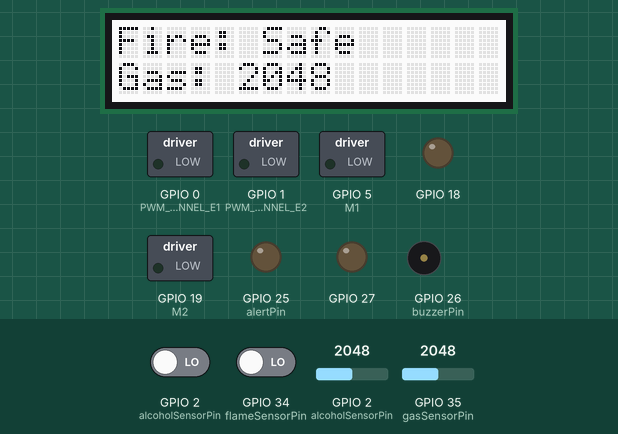
Recording of a sketch running on a simulated ESP32. Parts: 16×2 character LCD, switched loads named in the sketch (green lamp = pin HIGH), output pins drawn as LEDs (lit = HIGH), buzzer (waves = sounding, pin HIGH). Inputs (shaded band) come from the test bench; at power-on: GPIO 34 (flameSensorPin) LOW, GPIO 35 (gasSensorPin) = 2048, GPIO 2 (alcoholSensorPin) LOW, GPIO 2 (alcoholSensorPin) = 2048. WiFi joins after 1.5 s; servers stay silent unless stated; what the sketch prints to the serial monitor is not drawn.

Above: at 7.3 s.
7.4 s: GPIO 34 (flameSensorPin) driven HIGH
At 10.8 s:
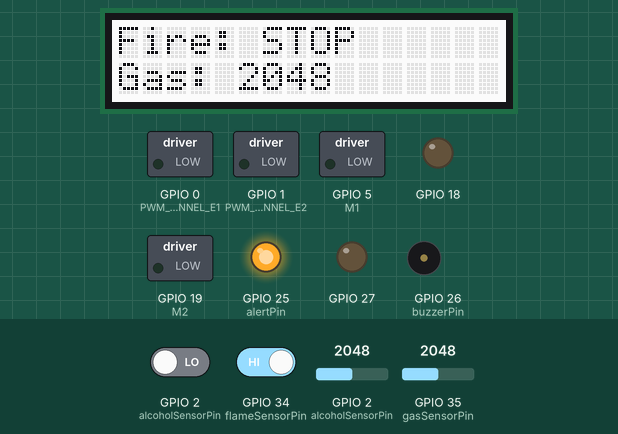
12.0 s: GPIO 34 (flameSensorPin) driven LOW
At 15.1 s:
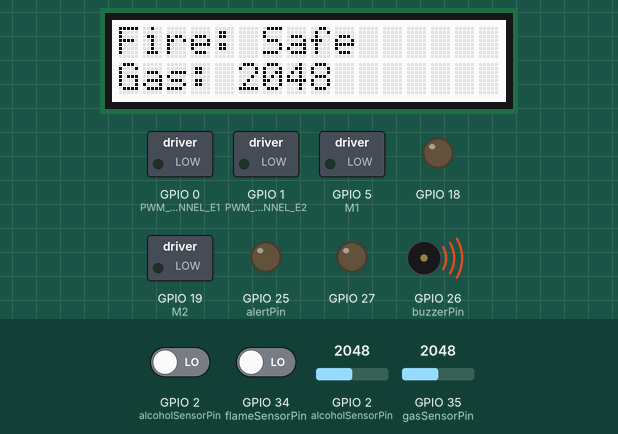
15.5 s: GPIO 35 (gasSensorPin) set to 430
At 17.9 s:
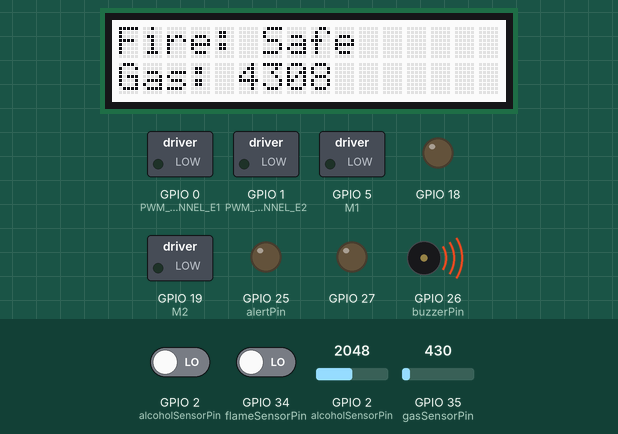
18.2 s: GPIO 35 (gasSensorPin) set to 382
At 20.5 s:
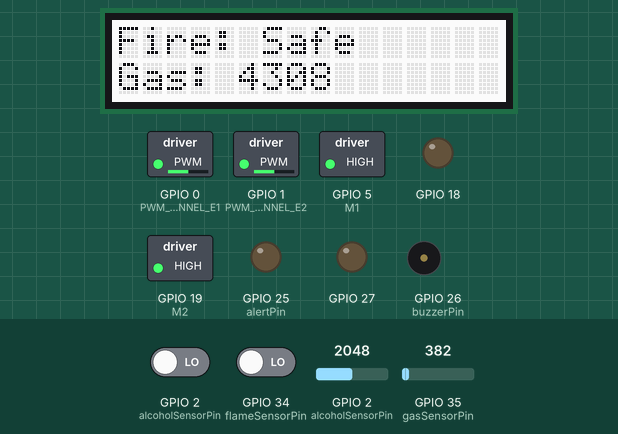
20.8 s: GPIO 34 (flameSensorPin) driven HIGH
At 24.7 s:
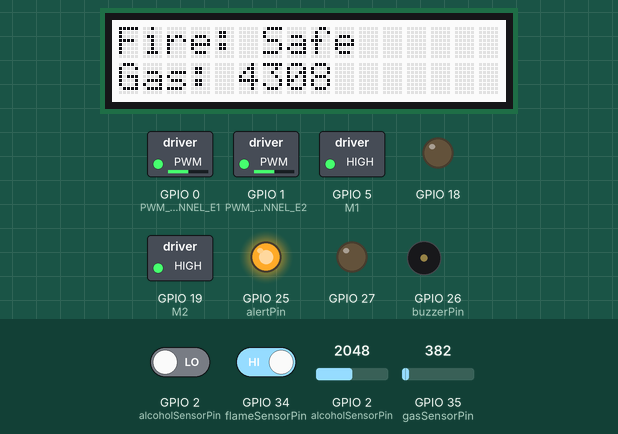
25.4 s: GPIO 35 (gasSensorPin) set to 491
At 26.6 s:
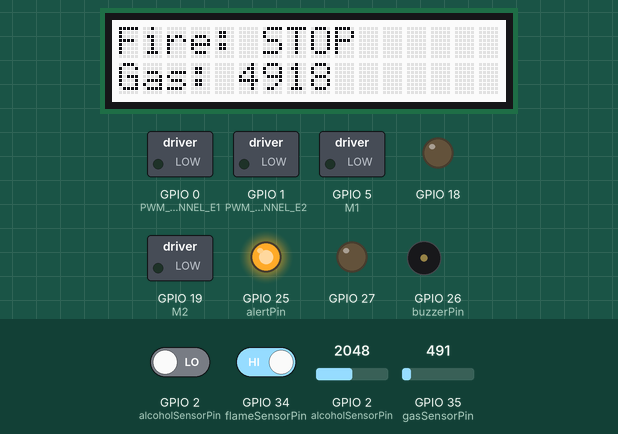
Timing chart, 0 to 30.6 s (numbered marks = the images above; inputs shaded):
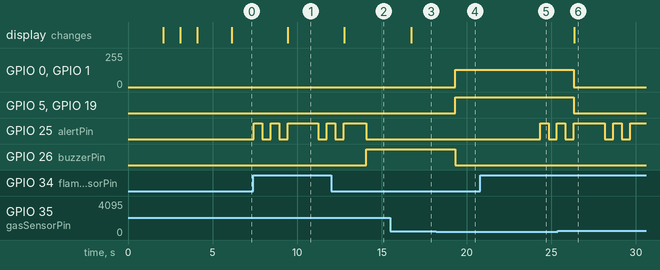

Measured:
- the behaviour switches between 401 and 400 on GPIO 35 (gasSensorPin) (found by bisection; images 3 and 4)
- after the input at 7.4 s, GPIO 25 (alertPin): goes HIGH 0.50 s, LOW 0.50 s, HIGH 0.50 s, LOW 0.50 s, HIGH 1.8 s, LOW 0.50 s, then HIGH, starting at once; GPIO 26 (buzzerPin): stays LOW (without the input it goes to HIGH after 0.02 s); the display: changes after 2.0 s (image 1)
- after the input at 12.0 s, GPIO 26 (buzzerPin): LOW → HIGH after 2.1 s; the display: changes after 0.76 s (image 2)
- after the input at 15.5 s, the display: changes after 1.2 s (image 3)
- after the input at 18.2 s, GPIO 0 (PWM_CHANNEL_E1), GPIO 1 (PWM_CHANNEL_E2): 0/255 → 128/255 after 1.1 s; GPIO 5 (M1), GPIO 19 (M2): LOW → HIGH after 1.1 s; GPIO 26 (buzzerPin): HIGH → LOW after 1.1 s
- after the input at 20.8 s, GPIO 5 (M1), GPIO 19 (M2): stays HIGH (without the input it goes to LOW after 3.5 s); GPIO 25 (alertPin): LOW → HIGH after 3.5 s, → LOW 0.50 s later, → HIGH 0.50 s later
- after the input at 25.4 s, the display: changes after 0.96 s (image 6)

The sketch:

thingspeakintegrationfinal.ino
```cpp
#include <WiFi.h>
#include <ThingSpeak.h>
#include "rgb_lcd.h"

// Define Motor Control Pins
#define M1  5   // Motor 1 control pin (Direction)
#define E1  18  // Motor 1 enable pin (PWM for speed)
#define M2  19  // Motor 2 control pin (Direction)
#define E2  27  // Motor 2 enable pin (PWM for speed)

// Sensor Pin Definitions
const int flameSensorPin = 34;    // Pin connected to flame sensor OUT
const int gasSensorPin = 35;      // Analog pin connected to MQ2 sensor (AO pin)
const int alertPin = 25;          // Pin connected to LED for flame and alcohol detection
const int buzzerPin = 26;         // Pin connected to buzzer for gas
const int alcoholSensorPin = 2;   // Pin connected to MQ3 alcohol sensor

// Threshold value for gas detection
const int gasThreshold = 400;     // Adjust based on environment and gas level

// PWM parameters
#define PWM_FREQ     5000 // Frequency for PWM
#define PWM_RES      8    // 8-bit resolution (0-255)
#define PWM_CHANNEL_E1 0  // PWM channel for Motor 1 (E1)
#define PWM_CHANNEL_E2 1  // PWM channel for Motor 2 (E2)

// LCD Library
rgb_lcd lcd;

// WiFi & ThingSpeak initialisation
const char* ssid = "g00428601@atuwifi.ie";
const char* password = "nEdfx45xn@vc";
unsigned long channelID = 2786014;
const char* writeAPIKey = "JQZV5488PE5ZU0GH"; // authenticate and authorise API requests

WiFiClient client; // client object that handles network communication

void setup() {
  // Motor Control Setup
  Serial.begin(115200);
  pinMode(M1, OUTPUT);
  pinMode(M2, OUTPUT);

  // Set up PWM for motor speed control
  ledcAttach(PWM_CHANNEL_E1, PWM_FREQ, PWM_RES);
  ledcAttach(PWM_CHANNEL_E2, PWM_FREQ, PWM_RES);
  ledcAttachChannel(E1, PWM_FREQ, PWM_RES, PWM_CHANNEL_E1);
  ledcAttachChannel(E2, PWM_FREQ, PWM_RES, PWM_CHANNEL_E2);

  stopMotors();

  // Sensor Setup
  pinMode(flameSensorPin, INPUT);
  pinMode(gasSensorPin, INPUT);
  pinMode(alcoholSensorPin, INPUT);
  pinMode(alertPin, OUTPUT);
  pinMode(buzzerPin, OUTPUT);
  digitalWrite(alertPin, LOW);
  digitalWrite(buzzerPin, LOW);

  // LCD Setup
  lcd.begin(16, 2);
  lcd.print("Initialising...");
  delay(2000);
  lcd.clear();

  // Alcohol Detection upon initialisation of system
  bool alcoholDetected = digitalRead(alcoholSensorPin);
  if (alcoholDetected) {
    lcd.print("Alcohol Detected");
    delay(1000);
    lcd.clear();
    lcd.print("System Shutdown.");
    Serial.println("Alcohol Detected! System Shutdown");
    digitalWrite(alertPin, HIGH);
    stopMotors(); // Stop motors if alcohol detected
    while (true) {
      delay(1000);
    }
  } else {
    lcd.print("Safe");
    delay(1000);
    lcd.clear();
    lcd.print("System Active.");
    Serial.println("Safe! System Active.");
    digitalWrite(alertPin, LOW);
    delay(1000);
    lcd.clear();
  }

  // WiFi Setup and ThingSpeak initialisation
  WiFi.begin(ssid, password);
  while (WiFi.status() != WL_CONNECTED) {
    delay(1000);
    Serial.println("Connecting to WiFi...");
  }
  Serial.println("Connected to WiFi!");
  ThingSpeak.begin(client);
}

void loop() {
  // Read the sensors
  int alcoholLevel = analogRead(alcoholSensorPin);  // Reads alcohol sensor
  int flameDetected = digitalRead(flameSensorPin);  // Reads flame sensor
  int gasLevel = analogRead(gasSensorPin);          // Reads gas sensor

  // Update LCD with sensor data
  lcd.setCursor(0, 0);
  lcd.print("Fire: ");
  lcd.print(flameDetected == HIGH ? "STOP" : "Safe");
  lcd.setCursor(0, 1);
  lcd.print("Gas: ");
  lcd.print(gasLevel);
  delay(1000); // Update the LCD every second

  // Send data to ThingSpeak
  ThingSpeak.setField(1, alcoholLevel);
  ThingSpeak.setField(2, flameDetected);
  ThingSpeak.setField(3, gasLevel);

  int response = ThingSpeak.writeFields(channelID, writeAPIKey);
  if (response == 200) {
    Serial.println("Data successfully sent to ThingSpeak!");
  } else {
    Serial.println("Error sending data to ThingSpeak: " + String(response));
  }

  // Check for danger (flame or gas level)
  if (isDangerDetected()) {
    stopMotors();
    return;  // exit loop if danger is detected
  }

  // Normal operation: Move forward and backward
  controlMotor1(128, true);  // Move forward at 50% speed
  controlMotor2(128, true);  // Move forward at 50% speed
  delay(5000);  // Move forward for 5 seconds

  if (isDangerDetected()) {
    stopMotors();
    return;  // Stop if danger is detected
  }

  controlMotor1(128, false); // Move backward at 50% speed
  controlMotor2(128, false); // Move backward at 50% speed
  delay(5000);  // Move backward for 5 seconds

  stopMotors();  // Stop after moving forward and backward
  delay(1000);   // Wait before next loop cycle
}

// Function to check for danger (flame or gas threshold)
bool isDangerDetected() {
  int flameDetected = digitalRead(flameSensorPin); // LOW if no flame
  int gasLevel = analogRead(gasSensorPin);

  // Check for flame detection
  if (flameDetected == HIGH) {
    Serial.println("**WARNING** Fire Detected!");
    digitalWrite(alertPin, HIGH);
    delay(500);
    digitalWrite(alertPin, LOW);
    delay(500);
    digitalWrite(alertPin, HIGH);
    delay(500);
    digitalWrite(alertPin, LOW);
    delay(500);
    digitalWrite(alertPin, HIGH);
    return true;  // Danger detected
  } else {
    digitalWrite(alertPin, LOW);
  }

  // Check for gas detection
  if (gasLevel > gasThreshold) {
    Serial.println("**WARNING** Gas Detected!");
    digitalWrite(buzzerPin, HIGH);
    return true;  // Danger detected
  }

  // No danger detected
  digitalWrite(alertPin, LOW);
  digitalWrite(buzzerPin, LOW);
  return false;
}

// Function to stop both motors
void stopMotors() {
  digitalWrite(M1, LOW);
  digitalWrite(M2, LOW);
  ledcWrite(PWM_CHANNEL_E1, 0);
  ledcWrite(PWM_CHANNEL_E2, 0);
}

// Function to control Motor 1
void controlMotor1(int speed, bool forward) {
  digitalWrite(M1, forward ? HIGH : LOW);  // Set direction
  ledcWrite(PWM_CHANNEL_E1, speed);       // Set speed
}

// Function to control Motor 2
void controlMotor2(int speed, bool forward) {
  digitalWrite(M2, forward ? HIGH : LOW);  // Set direction
  ledcWrite(PWM_CHANNEL_E2, speed);       // Set speed
}
```
